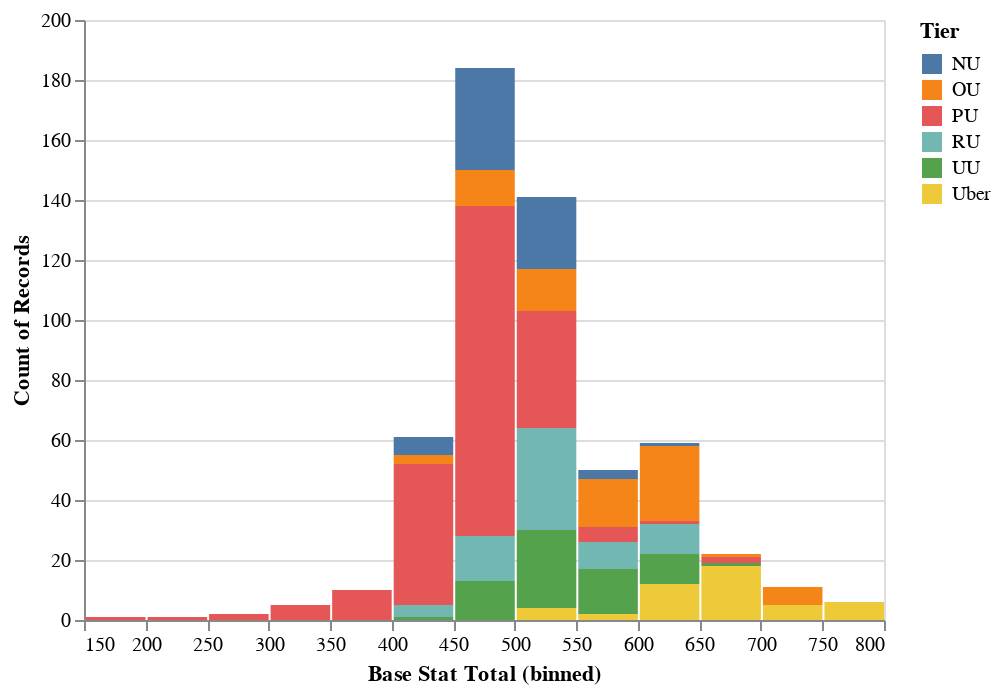

The notebook cell saved with this chart:
### Markdown cell above
let's increase the number of bins:

### Code cell
alt.Chart(df).mark_bar().encode(
    x=alt.X('Base Stat Total', bin=alt.Bin(maxbins=30)),
    y='count()',
    color='Tier',
)

### Figure 1 — Vega-Lite specification as saved in the notebook (floating-point values rounded to 4 significant figures; data arrays with more than 128 entries replaced by an {"elided": "..."} marker saying what was removed)
{"config": {"view": {"continuousWidth": 400, "continuousHeight": 300}}, "data": {"name": "data-602fbf70eee4bc4bcbc5a8b70b837b07"}, "mark": "bar", "encoding": {"color": {"type": "nominal", "field": "Tier"}, "x": {"type": "quantitative", "bin": {"maxbins": 30}, "field": "Base Stat Total"}, "y": {"type": "quantitative", "aggregate": "count"}}, "$schema": "https://vega.github.io/schema/vega-lite/v4.8.1.json", "datasets": {"data-602fbf70eee4bc4bcbc5a8b70b837b07": {"elided": "553 records"}}}
